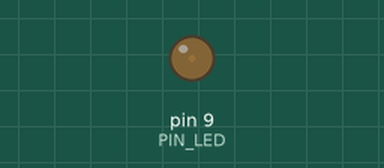
Bench run of a sketch on a simulated Arduino Uno, built with avr-gcc and run on an emulated ATmega328P. Shown: output pins drawn as LEDs (lit = HIGH).

Above: at 0.05 s.
At 1.25 s:
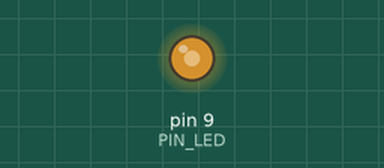
At 1.8 s:
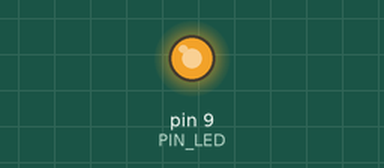
At 3.6 s:
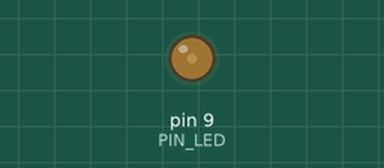
Timing chart, 0 to 9.2 s (numbered marks = the images above):
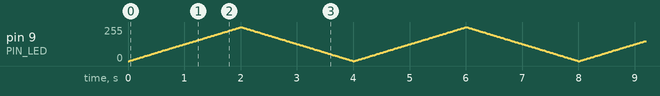

The sketch:

10.ino
```cpp
/*Pomocí millis() postupně zvyšujte jas LED od 0 do 100 % tak, aby celá změna trvala 2 s. Po dosažení 100% jasu se bude jas 2 s snižovat až do 0.
Po dosažení 0 se jas bude opět zvyšovat, atd. Celá změna od 0 na 100 % a zpět na 0 bude trvat 4 s.
*/
#define PIN_LED 9
unsigned long PosledniMillis;
int jas = 0;
int krok = 1;
int doba = 20; // 2000/100%


void setup() {
  pinMode(PIN_LED, OUTPUT);
  Serial.begin(9600);
  analogWrite(PIN_LED, jas);
}

void loop() {
  if(millis()-PosledniMillis>=doba){
    PosledniMillis = millis();
    jas = jas + krok;
    if(jas>=100 || jas <=0){
      krok = -krok;
    }
    analogWrite(PIN_LED, jas *255 / 100);
  }

}
```
